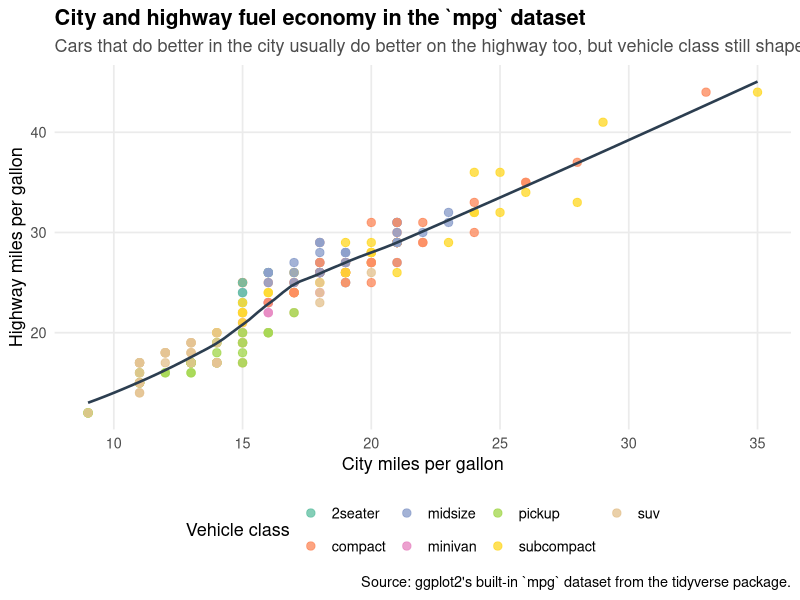

Generate this figure with R:
library(tidyverse)

plot <- ggplot(mpg, aes(x = cty, y = hwy, color = class)) +
	geom_point(alpha = 0.8, size = 2.5) +
	geom_smooth(se = FALSE, linewidth = 0.9, color = "#2C3E50") +
	scale_color_brewer(palette = "Set2") +
	labs(
		title = "City and highway fuel economy in the `mpg` dataset",
		subtitle = "Cars that do better in the city usually do better on the highway too, but vehicle class still shapes the pattern.",
		caption = "Source: ggplot2's built-in `mpg` dataset from the tidyverse package.",
		x = "City miles per gallon",
		y = "Highway miles per gallon",
		color = "Vehicle class"
	) +
	theme_minimal(base_size = 13) +
	theme(
		plot.title = element_text(face = "bold"),
		plot.subtitle = element_text(color = "#4D4D4D"),
		panel.grid.minor = element_blank(),
		legend.position = "bottom"
	)

ggsave("script-3.png", plot = plot, width = 8, height = 6, dpi = 300)
